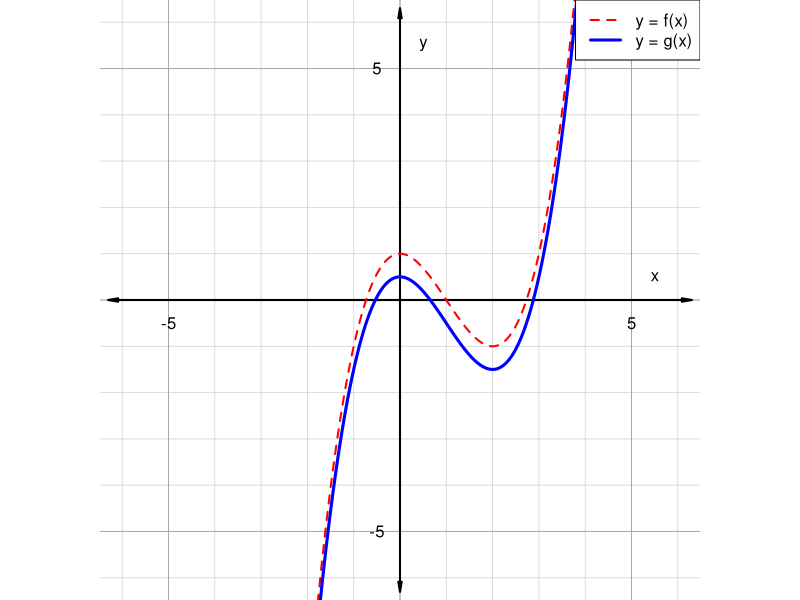

The R script that drew this image:
## ---- chunk 1

f = function(x){
    return((x^3-3*x^2+2)/2)
}
ht = function(x,k){
    return(f(x+k))
}
vt = function(x,k){
    return(f(x)+k)
}
hd = function(x,k){
    return(f(k*x))
}
vd = function(x,k){
    return(k*f(x))
}

gposs = c(ht,vt,hd,vd)
kposs = c(-2,-1/2,1/2,2)

k = sample(kposs,1)
wt = sample(1:4,1)
x = seq(-10,10,0.01)
ys = list(ht(x,k),
          vt(x,k),
          hd(x,k),
          vd(x,k))
y = ys[[wt]]

sol1 = paste0(1*(wt==1:4),collapse="")
sol2 = paste0(1*(kposs==k),collapse="")

gtp = c("g(x) = f(x+k)",
        "g(x) = f(x)+k",
        "g(x) = f(k*x)",
        "g(x) = k*f(x)"
        )
gtex = c("g(x)~=~f(x+k)",
        "g(x)~=~f(x)+k",
        "g(x)~=~f(k\\cdot x)",
        "g(x) = k \\cdot f(x)"
        )

ans = gtex[wt]
ans2 = gsub("k",k,ans,fixed=T)
ans2 = gsub("+-","-",ans2,fixed=T)

## ---- chunk 2
par(mar=c(0,0,0,0),pty="s")
plot(0,0,"n",xlim=c(-6,6),ylim=c(-6,6),ann=F,axes=F)
for(i in -10:10){
    abline(h=i,col="lightgrey",lwd=0.8)
    abline(v=i,col="lightgrey",lwd=0.8)
}
for(i in seq(-10,10,5)){
    abline(h=i,col="darkgrey")
    abline(v=i,col="darkgrey")
}
arrows(-6.3,0,6.3,0,0.1,10,3,lwd=2)
arrows(0,-6.3,0,6.3,0.1,10,3,lwd=2)
text(5,-0.5,"5")
text(-5,-0.5,"-5")
text(-0.5,5,"5")
text(-0.5,-5,"-5")
text(5.5,0.5,"x")
text(0.5,5.5,"y")

lines(x,f(x),lwd=2,col="red",lty=2)
lines(x,y,lwd=3,col="blue")

legend("topright",legend=c("y = f(x)","y = g(x)"),col=c("red","blue"),lty=c(2,1),lwd=c(2,3))
